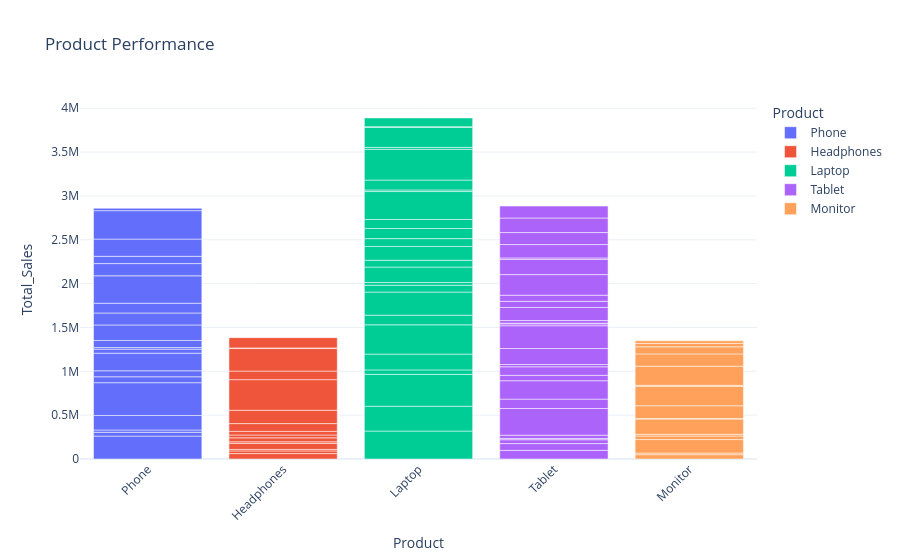

Source (notebook cell):
### Code cell
fig3 = px.bar(
    df,
    x='Product',
    y='Total_Sales',
    color='Product',
    title='Product Performance',
    template='plotly_white'
)

fig3.update_layout(xaxis_tickangle=-45)
fig3.show()

### Figure 1 — Plotly figure (JSON) as saved in the notebook; plotly's stock layout.template omitted (floating-point values rounded to 4 significant figures)
{"data": [{"alignmentgroup": "True", "hovertemplate": "Product=%{x}<br>Total_Sales=%{y}<extra></extra>", "legendgroup": "Phone", "marker": {"color": "#636efa", "pattern": {"shape": ""}}, "name": "Phone", "offsetgroup": "Phone", "orientation": "v", "showlegend": true, "textposition": "auto", "type": "bar", "x": ["Phone", "Phone", "Phone", "Phone", "Phone", "Phone", "Phone", "Phone", "Phone", "Phone", "Phone", "Phone", "Phone", "Phone", "Phone", "Phone", "Phone", "Phone", "Phone", "Phone"], "xaxis": "x", "y": [261100, 43492, 26466, 165240, 373932, 67440, 67988, 200885, 45976, 18616, 80488, 176994, 136440, 111405, 312564, 139372, 82980, 196404, 324144, 27468], "yaxis": "y"}, {"alignmentgroup": "True", "hovertemplate": "Product=%{x}<br>Total_Sales=%{y}<extra></extra>", "legendgroup": "Headphones", "marker": {"color": "#EF553B", "pattern": {"shape": ""}}, "name": "Headphones", "offsetgroup": "Headphones", "orientation": "v", "showlegend": true, "textposition": "auto", "type": "bar", "x": ["Headphones", "Headphones", "Headphones", "Headphones", "Headphones", "Headphones", "Headphones", "Headphones", "Headphones", "Headphones", "Headphones", "Headphones", "Headphones", "Headphones", "Headphones"], "xaxis": "x", "y": [61624, 30895, 16780, 68894, 17838, 45467, 32524, 40872, 88974, 151712, 349510, 97538, 256878, 7647, 116880], "yaxis": "y"}, {"alignmentgroup": "True", "hovertemplate": "Product=%{x}<br>Total_Sales=%{y}<extra></extra>", "legendgroup": "Laptop", "marker": {"color": "#00cc96", "pattern": {"shape": ""}}, "name": "Laptop", "offsetgroup": "Laptop", "orientation": "v", "showlegend": true, "textposition": "auto", "type": "bar", "x": ["Laptop", "Laptop", "Laptop", "Laptop", "Laptop", "Laptop", "Laptop", "Laptop", "Laptop", "Laptop", "Laptop", "Laptop", "Laptop", "Laptop", "Laptop", "Laptop", "Laptop", "Laptop", "Laptop", "Laptop", "Laptop", "Laptop", "Laptop", "Laptop"], "xaxis": "x", "y": [318680, 282940, 363870, 50834, 180092, 333992, 109554, 263475, 77844, 32297, 175392, 77375, 157288, 89620, 115048, 102909, 318762, 18221, 112392, 350888, 22365, 228222, 7148, 100002], "yaxis": "y"}, {"alignmentgroup": "True", "hovertemplate": "Product=%{x}<br>Total_Sales=%{y}<extra></extra>", "legendgroup": "Tablet", "marker": {"color": "#ab63fa", "pattern": {"shape": ""}}, "name": "Tablet", "offsetgroup": "Tablet", "orientation": "v", "showlegend": true, "textposition": "auto", "type": "bar", "x": ["Tablet", "Tablet", "Tablet", "Tablet", "Tablet", "Tablet", "Tablet", "Tablet", "Tablet", "Tablet", "Tablet", "Tablet", "Tablet", "Tablet", "Tablet", "Tablet", "Tablet", "Tablet", "Tablet", "Tablet", "Tablet", "Tablet", "Tablet", "Tablet", "Tablet", "Tablet"], "xaxis": "x", "y": [98373, 77288, 44045, 13426, 38298, 304465, 107118, 209400, 62088, 97204, 26034, 182060, 260100, 22064, 6540, 30387, 149200, 69687, 70048, 234990, 174825, 15356, 152655, 136549, 166160, 135980], "yaxis": "y"}, {"alignmentgroup": "True", "hovertemplate": "Product=%{x}<br>Total_Sales=%{y}<extra></extra>", "legendgroup": "Monitor", "marker": {"color": "#FFA15A", "pattern": {"shape": ""}}, "name": "Monitor", "offsetgroup": "Monitor", "orientation": "v", "showlegend": true, "textposition": "auto", "type": "bar", "x": ["Monitor", "Monitor", "Monitor", "Monitor", "Monitor", "Monitor", "Monitor", "Monitor", "Monitor", "Monitor", "Monitor", "Monitor", "Monitor", "Monitor", "Monitor"], "xaxis": "x", "y": [49280, 18382, 154048, 39924, 20083, 173712, 6720, 144960, 222330, 10544, 218016, 140286, 81137, 37932, 30717], "yaxis": "y"}], "layout": {"barmode": "relative", "legend": {"title": {"text": "Product"}, "tracegroupgap": 0}, "title": {"text": "Product Performance"}, "xaxis": {"anchor": "y", "categoryarray": ["Phone", "Headphones", "Laptop", "Tablet", "Monitor"], "categoryorder": "array", "domain": [0, 1], "tickangle": -45, "title": {"text": "Product"}}, "yaxis": {"anchor": "x", "domain": [0, 1], "title": {"text": "Total_Sales"}}}}
